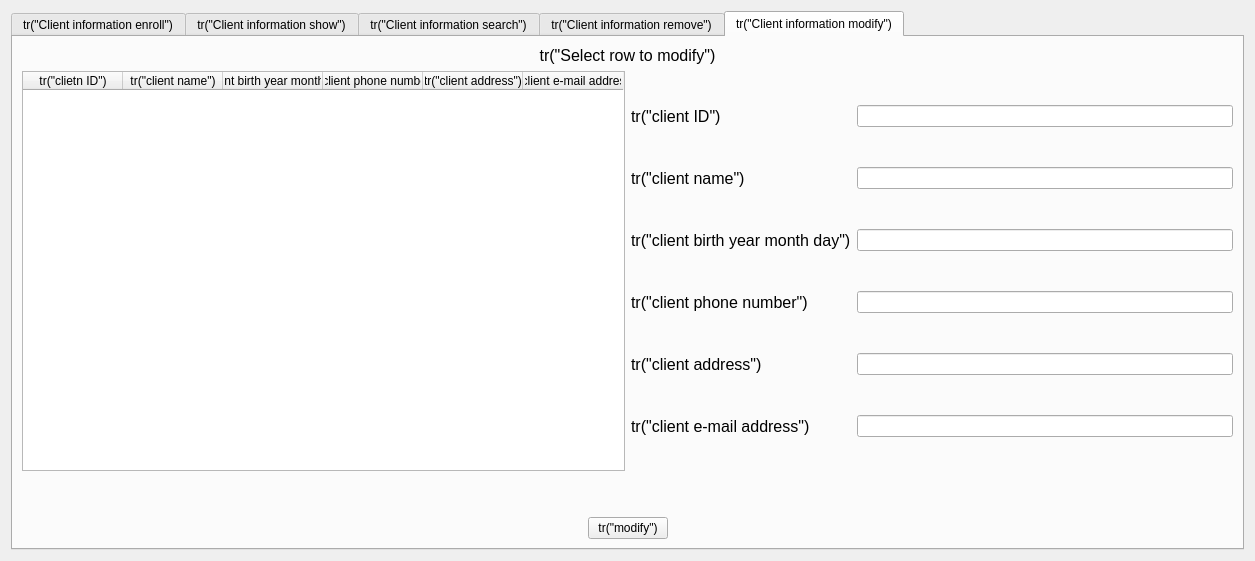
<?xml version="1.0" encoding="UTF-8"?>
<ui version="4.0">
 <class>ClientHandlerForm</class>
 <widget class="QWidget" name="ClientHandlerForm">
  <property name="geometry">
   <rect>
    <x>0</x>
    <y>0</y>
    <width>1255</width>
    <height>561</height>
   </rect>
  </property>
  <property name="minimumSize">
   <size>
    <width>600</width>
    <height>300</height>
   </size>
  </property>
  <property name="windowTitle">
   <string>Form</string>
  </property>
  <layout class="QVBoxLayout" name="verticalLayout_31">
   <item>
    <widget class="QTabWidget" name="tabWidget">
     <property name="minimumSize">
      <size>
       <width>630</width>
       <height>340</height>
      </size>
     </property>
     <property name="currentIndex">
      <number>4</number>
     </property>
     <widget class="QWidget" name="clientInfoEnrollTab">
      <attribute name="title">
       <string>tr(&quot;Client information enroll&quot;)</string>
      </attribute>
      <layout class="QVBoxLayout" name="verticalLayout_21">
       <item>
        <layout class="QVBoxLayout" name="verticalLayout_22">
         <item>
          <widget class="QLabel" name="inforLabel1">
           <property name="font">
            <font>
             <pointsize>12</pointsize>
            </font>
           </property>
           <property name="text">
            <string>tr(&quot;Input client information&quot;)</string>
           </property>
           <property name="alignment">
            <set>Qt::AlignCenter</set>
           </property>
          </widget>
         </item>
         <item>
          <layout class="QGridLayout" name="gridLayout_5">
           <item row="0" column="0">
            <widget class="QLabel" name="nameLabel1">
             <property name="font">
              <font>
               <pointsize>12</pointsize>
              </font>
             </property>
             <property name="text">
              <string>tr(&quot;client name&quot;)</string>
             </property>
            </widget>
           </item>
           <item row="0" column="1">
            <widget class="QLineEdit" name="nameLineEdit1"/>
           </item>
           <item row="1" column="0">
            <widget class="QLabel" name="birthdayLabel1">
             <property name="font">
              <font>
               <pointsize>12</pointsize>
              </font>
             </property>
             <property name="text">
              <string>tr(&quot;client birth year month day&quot;)</string>
             </property>
            </widget>
           </item>
           <item row="1" column="1">
            <widget class="QLineEdit" name="birthdayLineEdit1"/>
           </item>
           <item row="2" column="0">
            <widget class="QLabel" name="phoneNumLabel1">
             <property name="font">
              <font>
               <pointsize>12</pointsize>
              </font>
             </property>
             <property name="text">
              <string>tr(&quot;client phone number&quot;)</string>
             </property>
            </widget>
           </item>
           <item row="2" column="1">
            <widget class="QLineEdit" name="phoneNumLineEdit1"/>
           </item>
           <item row="3" column="0">
            <widget class="QLabel" name="addressLabel1">
             <property name="font">
              <font>
               <pointsize>12</pointsize>
              </font>
             </property>
             <property name="text">
              <string>tr(&quot;client address&quot;)</string>
             </property>
            </widget>
           </item>
           <item row="3" column="1">
            <widget class="QLineEdit" name="addressLineEdit1"/>
           </item>
           <item row="4" column="0">
            <widget class="QLabel" name="emailLabel1">
             <property name="font">
              <font>
               <pointsize>12</pointsize>
              </font>
             </property>
             <property name="text">
              <string>tr(&quot;client email address&quot;)</string>
             </property>
            </widget>
           </item>
           <item row="4" column="1">
            <widget class="QLineEdit" name="emailLineEdit1"/>
           </item>
          </layout>
         </item>
         <item>
          <widget class="QTableWidget" name="tableWidget1">
           <property name="wordWrap">
            <bool>true</bool>
           </property>
           <column>
            <property name="text">
             <string>tr(&quot;clietn ID&quot;)</string>
            </property>
           </column>
           <column>
            <property name="text">
             <string>tr(&quot;client name&quot;)</string>
            </property>
           </column>
           <column>
            <property name="text">
             <string>tr(&quot;client birth year month day&quot;)</string>
            </property>
           </column>
           <column>
            <property name="text">
             <string>tr(&quot;client phone number&quot;)</string>
            </property>
           </column>
           <column>
            <property name="text">
             <string>tr(&quot;client address&quot;)</string>
            </property>
           </column>
           <column>
            <property name="text">
             <string>tr(&quot;client e-mail address&quot;)</string>
            </property>
           </column>
          </widget>
         </item>
         <item>
          <layout class="QHBoxLayout" name="horizontalLayout_13">
           <item>
            <spacer name="horizontalSpacer_32">
             <property name="orientation">
              <enum>Qt::Horizontal</enum>
             </property>
             <property name="sizeHint" stdset="0">
              <size>
               <width>40</width>
               <height>20</height>
              </size>
             </property>
            </spacer>
           </item>
           <item>
            <widget class="QPushButton" name="enrollPushButton">
             <property name="text">
              <string>tr(&quot;enroll&quot;)</string>
             </property>
            </widget>
           </item>
           <item>
            <spacer name="horizontalSpacer_33">
             <property name="orientation">
              <enum>Qt::Horizontal</enum>
             </property>
             <property name="sizeHint" stdset="0">
              <size>
               <width>40</width>
               <height>20</height>
              </size>
             </property>
            </spacer>
           </item>
          </layout>
         </item>
        </layout>
       </item>
      </layout>
     </widget>
     <widget class="QWidget" name="clientInfoShowTab">
      <attribute name="title">
       <string>tr(&quot;Client information show&quot;)</string>
      </attribute>
      <layout class="QVBoxLayout" name="verticalLayout_23">
       <item>
        <layout class="QVBoxLayout" name="verticalLayout_24">
         <item>
          <widget class="QLabel" name="infoLabel2">
           <property name="font">
            <font>
             <pointsize>12</pointsize>
            </font>
           </property>
           <property name="text">
            <string>tr(&quot;Current client information&quot;)</string>
           </property>
           <property name="alignment">
            <set>Qt::AlignCenter</set>
           </property>
          </widget>
         </item>
         <item>
          <widget class="QTableWidget" name="tableWidget2">
           <column>
            <property name="text">
             <string>tr(&quot;clietn ID&quot;)</string>
            </property>
           </column>
           <column>
            <property name="text">
             <string>tr(&quot;client name&quot;)</string>
            </property>
           </column>
           <column>
            <property name="text">
             <string>tr(&quot;client birth year month day&quot;)</string>
            </property>
           </column>
           <column>
            <property name="text">
             <string>tr(&quot;client phone number&quot;)</string>
            </property>
           </column>
           <column>
            <property name="text">
             <string>tr(&quot;client address&quot;)</string>
            </property>
           </column>
           <column>
            <property name="text">
             <string>tr(&quot;client e-mail address&quot;)</string>
            </property>
           </column>
          </widget>
         </item>
         <item>
          <layout class="QHBoxLayout" name="horizontalLayout_14"/>
         </item>
        </layout>
       </item>
      </layout>
     </widget>
     <widget class="QWidget" name="clientInfoSearchTab">
      <attribute name="title">
       <string>tr(&quot;Client information search&quot;)</string>
      </attribute>
      <layout class="QVBoxLayout" name="verticalLayout_25">
       <item>
        <layout class="QVBoxLayout" name="verticalLayout_26">
         <item>
          <widget class="QLabel" name="infoLabel3">
           <property name="font">
            <font>
             <pointsize>12</pointsize>
            </font>
           </property>
           <property name="text">
            <string>tr(&quot;Input client ID to search&quot;)</string>
           </property>
           <property name="alignment">
            <set>Qt::AlignCenter</set>
           </property>
          </widget>
         </item>
         <item>
          <spacer name="verticalSpacer_11">
           <property name="orientation">
            <enum>Qt::Vertical</enum>
           </property>
           <property name="sizeType">
            <enum>QSizePolicy::Fixed</enum>
           </property>
           <property name="sizeHint" stdset="0">
            <size>
             <width>20</width>
             <height>17</height>
            </size>
           </property>
          </spacer>
         </item>
         <item>
          <widget class="QLineEdit" name="searchLineEdit"/>
         </item>
         <item>
          <spacer name="verticalSpacer_12">
           <property name="orientation">
            <enum>Qt::Vertical</enum>
           </property>
           <property name="sizeType">
            <enum>QSizePolicy::Fixed</enum>
           </property>
           <property name="sizeHint" stdset="0">
            <size>
             <width>20</width>
             <height>13</height>
            </size>
           </property>
          </spacer>
         </item>
         <item>
          <widget class="QTableWidget" name="tableWidget3">
           <column>
            <property name="text">
             <string>tr(&quot;clietn ID&quot;)</string>
            </property>
           </column>
           <column>
            <property name="text">
             <string>tr(&quot;client name&quot;)</string>
            </property>
           </column>
           <column>
            <property name="text">
             <string>tr(&quot;client birth year month day&quot;)</string>
            </property>
           </column>
           <column>
            <property name="text">
             <string>tr(&quot;client phone number&quot;)</string>
            </property>
           </column>
           <column>
            <property name="text">
             <string>tr(&quot;client address&quot;)</string>
            </property>
           </column>
           <column>
            <property name="text">
             <string>tr(&quot;client e-mail address&quot;)</string>
            </property>
           </column>
          </widget>
         </item>
         <item>
          <layout class="QHBoxLayout" name="horizontalLayout_15">
           <item>
            <spacer name="horizontalSpacer_37">
             <property name="orientation">
              <enum>Qt::Horizontal</enum>
             </property>
             <property name="sizeHint" stdset="0">
              <size>
               <width>40</width>
               <height>20</height>
              </size>
             </property>
            </spacer>
           </item>
           <item>
            <widget class="QPushButton" name="searchPushButton">
             <property name="text">
              <string>tr(&quot;search&quot;)</string>
             </property>
            </widget>
           </item>
           <item>
            <spacer name="horizontalSpacer_38">
             <property name="orientation">
              <enum>Qt::Horizontal</enum>
             </property>
             <property name="sizeHint" stdset="0">
              <size>
               <width>40</width>
               <height>20</height>
              </size>
             </property>
            </spacer>
           </item>
          </layout>
         </item>
        </layout>
       </item>
      </layout>
     </widget>
     <widget class="QWidget" name="clientInfoRemoveTab">
      <attribute name="title">
       <string>tr(&quot;Client information remove&quot;)</string>
      </attribute>
      <layout class="QVBoxLayout" name="verticalLayout_27">
       <item>
        <layout class="QVBoxLayout" name="verticalLayout_28">
         <item>
          <widget class="QLabel" name="infoLabel4">
           <property name="font">
            <font>
             <pointsize>12</pointsize>
            </font>
           </property>
           <property name="text">
            <string>tr(&quot;Select row to remove&quot;)</string>
           </property>
           <property name="alignment">
            <set>Qt::AlignCenter</set>
           </property>
          </widget>
         </item>
         <item>
          <widget class="QTableWidget" name="tableWidget4">
           <column>
            <property name="text">
             <string>tr(&quot;clietn ID&quot;)</string>
            </property>
           </column>
           <column>
            <property name="text">
             <string>tr(&quot;client name&quot;)</string>
            </property>
           </column>
           <column>
            <property name="text">
             <string>tr(&quot;client birth year month day&quot;)</string>
            </property>
           </column>
           <column>
            <property name="text">
             <string>tr(&quot;client phone number&quot;)</string>
            </property>
           </column>
           <column>
            <property name="text">
             <string>tr(&quot;client address&quot;)</string>
            </property>
           </column>
           <column>
            <property name="text">
             <string>tr(&quot;client e-mail address&quot;)</string>
            </property>
           </column>
          </widget>
         </item>
         <item>
          <layout class="QHBoxLayout" name="horizontalLayout_16">
           <item>
            <spacer name="horizontalSpacer_41">
             <property name="orientation">
              <enum>Qt::Horizontal</enum>
             </property>
             <property name="sizeHint" stdset="0">
              <size>
               <width>40</width>
               <height>20</height>
              </size>
             </property>
            </spacer>
           </item>
           <item>
            <widget class="QPushButton" name="removePushButton">
             <property name="text">
              <string>tr(&quot;remove&quot;)</string>
             </property>
            </widget>
           </item>
           <item>
            <spacer name="horizontalSpacer_42">
             <property name="orientation">
              <enum>Qt::Horizontal</enum>
             </property>
             <property name="sizeHint" stdset="0">
              <size>
               <width>40</width>
               <height>20</height>
              </size>
             </property>
            </spacer>
           </item>
          </layout>
         </item>
        </layout>
       </item>
      </layout>
     </widget>
     <widget class="QWidget" name="clientInfoModifyTab">
      <attribute name="title">
       <string>tr(&quot;Client information modify&quot;)</string>
      </attribute>
      <layout class="QVBoxLayout" name="verticalLayout_2">
       <item>
        <layout class="QVBoxLayout" name="verticalLayout">
         <item>
          <widget class="QLabel" name="infoLabel5">
           <property name="font">
            <font>
             <pointsize>12</pointsize>
            </font>
           </property>
           <property name="text">
            <string>tr(&quot;Select row to modify&quot;)</string>
           </property>
           <property name="alignment">
            <set>Qt::AlignCenter</set>
           </property>
          </widget>
         </item>
         <item>
          <layout class="QHBoxLayout" name="horizontalLayout">
           <item>
            <widget class="QTableWidget" name="tableWidget5">
             <property name="minimumSize">
              <size>
               <width>0</width>
               <height>400</height>
              </size>
             </property>
             <column>
              <property name="text">
               <string>tr(&quot;clietn ID&quot;)</string>
              </property>
             </column>
             <column>
              <property name="text">
               <string>tr(&quot;client name&quot;)</string>
              </property>
             </column>
             <column>
              <property name="text">
               <string>tr(&quot;client birth year month day&quot;)</string>
              </property>
             </column>
             <column>
              <property name="text">
               <string>tr(&quot;client phone number&quot;)</string>
              </property>
             </column>
             <column>
              <property name="text">
               <string>tr(&quot;client address&quot;)</string>
              </property>
             </column>
             <column>
              <property name="text">
               <string>tr(&quot;client e-mail address&quot;)</string>
              </property>
             </column>
            </widget>
           </item>
           <item>
            <layout class="QGridLayout" name="gridLayout">
             <item row="0" column="0">
              <widget class="QLabel" name="idLabel">
               <property name="font">
                <font>
                 <pointsize>12</pointsize>
                </font>
               </property>
               <property name="text">
                <string>tr(&quot;client ID&quot;)</string>
               </property>
              </widget>
             </item>
             <item row="0" column="1">
              <widget class="QLineEdit" name="idLineEdit">
               <property name="readOnly">
                <bool>true</bool>
               </property>
              </widget>
             </item>
             <item row="1" column="0">
              <widget class="QLabel" name="nameLabel2">
               <property name="font">
                <font>
                 <pointsize>12</pointsize>
                </font>
               </property>
               <property name="text">
                <string>tr(&quot;client name&quot;)</string>
               </property>
              </widget>
             </item>
             <item row="1" column="1">
              <widget class="QLineEdit" name="nameLineEdit2">
               <property name="readOnly">
                <bool>false</bool>
               </property>
              </widget>
             </item>
             <item row="2" column="0">
              <widget class="QLabel" name="birthdayLabel2">
               <property name="font">
                <font>
                 <pointsize>12</pointsize>
                </font>
               </property>
               <property name="text">
                <string>tr(&quot;client birth year month day&quot;)</string>
               </property>
              </widget>
             </item>
             <item row="2" column="1">
              <widget class="QLineEdit" name="birthdayLineEdit2"/>
             </item>
             <item row="3" column="0">
              <widget class="QLabel" name="phoneNumLabel2">
               <property name="font">
                <font>
                 <pointsize>12</pointsize>
                </font>
               </property>
               <property name="text">
                <string>tr(&quot;client phone number&quot;)</string>
               </property>
              </widget>
             </item>
             <item row="3" column="1">
              <widget class="QLineEdit" name="phoneNumLineEdit2"/>
             </item>
             <item row="4" column="0">
              <widget class="QLabel" name="addressLabel2">
               <property name="font">
                <font>
                 <pointsize>12</pointsize>
                </font>
               </property>
               <property name="text">
                <string>tr(&quot;client address&quot;)</string>
               </property>
              </widget>
             </item>
             <item row="4" column="1">
              <widget class="QLineEdit" name="addressLineEdit2"/>
             </item>
             <item row="5" column="0">
              <widget class="QLabel" name="emailLabel2">
               <property name="font">
                <font>
                 <pointsize>12</pointsize>
                </font>
               </property>
               <property name="text">
                <string>tr(&quot;client e-mail address&quot;)</string>
               </property>
              </widget>
             </item>
             <item row="5" column="1">
              <widget class="QLineEdit" name="emailLineEdit2"/>
             </item>
            </layout>
           </item>
          </layout>
         </item>
         <item>
          <spacer name="verticalSpacer">
           <property name="orientation">
            <enum>Qt::Vertical</enum>
           </property>
           <property name="sizeHint" stdset="0">
            <size>
             <width>20</width>
             <height>40</height>
            </size>
           </property>
          </spacer>
         </item>
         <item>
          <layout class="QHBoxLayout" name="horizontalLayout_18">
           <item>
            <spacer name="horizontalSpacer_44">
             <property name="orientation">
              <enum>Qt::Horizontal</enum>
             </property>
             <property name="sizeHint" stdset="0">
              <size>
               <width>40</width>
               <height>20</height>
              </size>
             </property>
            </spacer>
           </item>
           <item>
            <widget class="QPushButton" name="modifyPushButton">
             <property name="text">
              <string>tr(&quot;modify&quot;)</string>
             </property>
            </widget>
           </item>
           <item>
            <spacer name="horizontalSpacer_45">
             <property name="orientation">
              <enum>Qt::Horizontal</enum>
             </property>
             <property name="sizeHint" stdset="0">
              <size>
               <width>40</width>
               <height>20</height>
              </size>
             </property>
            </spacer>
           </item>
          </layout>
         </item>
        </layout>
       </item>
      </layout>
     </widget>
    </widget>
   </item>
  </layout>
 </widget>
 <resources/>
 <connections/>
</ui>
